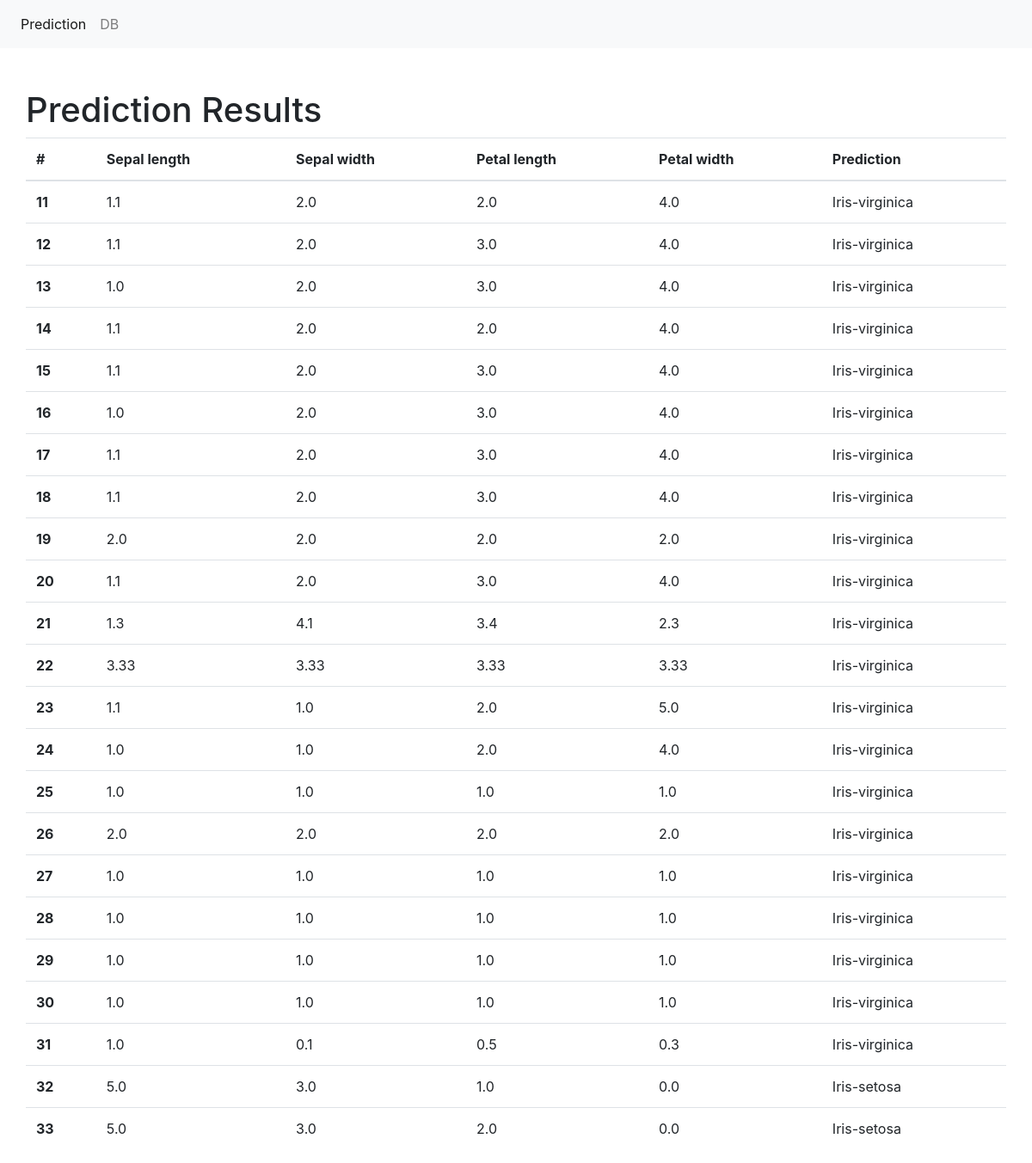
The app's page /results/ with its own data.
### predict/models.py (models this page shows, shortened)
class PredResults(models.Model):
    sepal_length = models.FloatField()
    sepal_width = models.FloatField()
    petal_length = models.FloatField()
    petal_width = models.FloatField()
    classification = models.CharField(max_length=30)

### predict/views.py (the view)
# urls.py: path('results/', views.view_results, name='results'),
def view_results(request):
    data = {"dataset": PredResults.objects.all()}
    return render(request, "results.html", data)

### templates/results.html
{% extends "base.html" %}
{% block main %}
    <div class="container pt-5">
        <div class="row">
        <h1>Prediction Results</h1>
            <table class="table">
                <thead>
                <tr>
                <th scope="col">#</th>
                <th scope="col">Sepal length</th>
                <th scope="col">Sepal width</th>
                <th scope="col">Petal length</th>
                <th scope="col">Petal width</th>
                <th scope="col">Prediction</th>
                </tr>
                </thead>
                <tbody>
                {% for data in dataset %}
                    <tr>
                    <th scope="row">{{ data.id }}</th>
                    <td>{{ data.sepal_length }}</td>
                    <td>{{ data.sepal_width }}</td>
                    <td>{{ data.petal_length }}</td>
                    <td>{{ data.petal_width }}</td>
                    <td>{{ data.classification }}</td>
                    </tr>
                {% endfor %}
                </tbody>
            </table>
        </div>
    </div>
{% endblock %}

### templates/base.html (shortened to what this page needs)
<!doctype html>
<html lang="en">
    <head>
    <link rel="stylesheet" href="https://stackpath.bootstrapcdn.com/bootstrap/4.4.1/css/bootstrap.min.css">
    </head>
    <body>
    <nav class="navbar navbar-expand-lg navbar-light bg-light">
        <div class="collapse navbar-collapse" id="navbarSupportedContent">
            <ul class="navbar-nav mr-auto">
                <li class="nav-item active">
                    <a class="nav-link" href="/">Prediction <span class="sr-only">(current)</span></a>
                </li>
                <li class="nav-item">
                    <a class="nav-link" href="/results">DB</a>
                </li>
            </ul>
        </div>
    </nav>
    {% block main %}
    {% endblock %}
    </body>
</html>

### records on screen
PredResults: id "11", sepal_length "1.1", sepal_width "2.0", petal_length "2.0", petal_width "4.0", classification "Iris-virginica"
PredResults: id "12", sepal_length "1.1", sepal_width "2.0", petal_length "3.0", petal_width "4.0", classification "Iris-virginica"
PredResults: id "13", sepal_length "1.0", sepal_width "2.0", petal_length "3.0", petal_width "4.0", classification "Iris-virginica"
PredResults: id "14", sepal_length "1.1", sepal_width "2.0", petal_length "2.0", petal_width "4.0", classification "Iris-virginica"
PredResults: id "15", sepal_length "1.1", sepal_width "2.0", petal_length "3.0", petal_width "4.0", classification "Iris-virginica"
PredResults: id "16", sepal_length "1.0", sepal_width "2.0", petal_length "3.0", petal_width "4.0", classification "Iris-virginica"
PredResults: id "17", sepal_length "1.1", sepal_width "2.0", petal_length "3.0", petal_width "4.0", classification "Iris-virginica"
PredResults: id "18", sepal_length "1.1", sepal_width "2.0", petal_length "3.0", petal_width "4.0", classification "Iris-virginica"
PredResults: id "19", sepal_length "2.0", sepal_width "2.0", petal_length "2.0", petal_width "2.0", classification "Iris-virginica"
PredResults: id "20", sepal_length "1.1", sepal_width "2.0", petal_length "3.0", petal_width "4.0", classification "Iris-virginica"
PredResults: id "21", sepal_length "1.3", sepal_width "4.1", petal_length "3.4", petal_width "2.3", classification "Iris-virginica"
PredResults: id "22", sepal_length "3.33", sepal_width "3.33", petal_length "3.33", petal_width "3.33", classification "Iris-virginica"
PredResults: id "23", sepal_length "1.1", sepal_width "1.0", petal_length "2.0", petal_width "5.0", classification "Iris-virginica"
PredResults: id "24", sepal_length "1.0", sepal_width "1.0", petal_length "2.0", petal_width "4.0", classification "Iris-virginica"
PredResults: id "25", sepal_length "1.0", sepal_width "1.0", petal_length "1.0", petal_width "1.0", classification "Iris-virginica"
PredResults: id "26", sepal_length "2.0", sepal_width "2.0", petal_length "2.0", petal_width "2.0", classification "Iris-virginica"
PredResults: id "27", sepal_length "1.0", sepal_width "1.0", petal_length "1.0", petal_width "1.0", classification "Iris-virginica"
PredResults: id "28", sepal_length "1.0", sepal_width "1.0", petal_length "1.0", petal_width "1.0", classification "Iris-virginica"
PredResults: id "29", sepal_length "1.0", sepal_width "1.0", petal_length "1.0", petal_width "1.0", classification "Iris-virginica"
PredResults: id "30", sepal_length "1.0", sepal_width "1.0", petal_length "1.0", petal_width "1.0", classification "Iris-virginica"
PredResults: id "31", sepal_length "1.0", sepal_width "0.1", petal_length "0.5", petal_width "0.3", classification "Iris-virginica"
PredResults: id "32", sepal_length "5.0", sepal_width "3.0", petal_length "1.0", petal_width "0.0", classification "Iris-setosa"
PredResults: id "33", sepal_length "5.0", sepal_width "3.0", petal_length "2.0", petal_width "0.0", classification "Iris-setosa"
